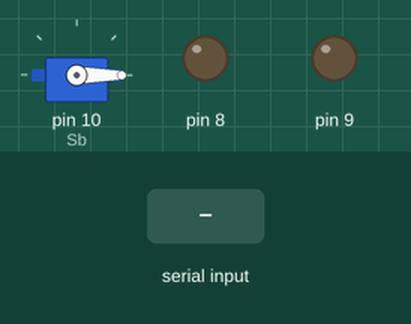
A sketch run on a simulated Arduino Mega 2560, built with avr-gcc and run on an emulated ATmega2560. Shown: servo, output pins drawn as LEDs (lit = HIGH). The inputs (shaded band) are chosen by the test bench.

Above: at 1.2 s.
1.3 s: "3" received over the second serial link
At 2.1 s:
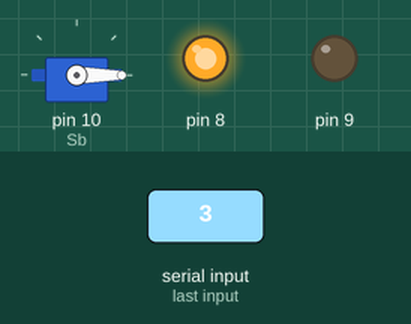
2.8 s: "4" received over the second serial link
At 3.2 s:
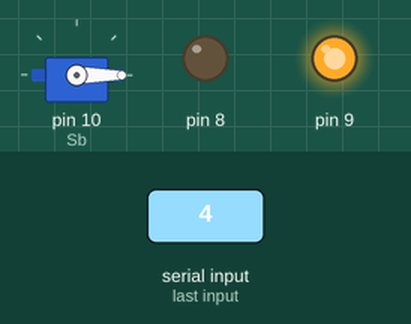
4.3 s: "5" received over the second serial link
At 5.5 s:
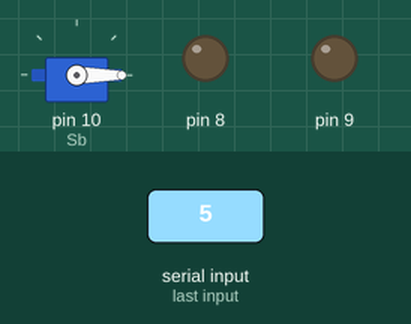
Timing chart, 0 to 7.3 s (numbered marks = the images above; inputs shaded):
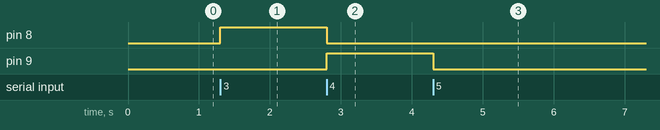

Measured:
- after the input at 1.3 s, pin 8: LOW → HIGH at once
- after the input at 2.8 s, pin 8: HIGH → LOW at once; pin 9: LOW → HIGH at once
- after the input at 4.3 s, pin 9: HIGH → LOW at once

The sketch:

Crane_Pick_and_Place_System.ino
```cpp
#include<Servo.h>
Servo Sb;

void setup() {
  // put your setup code here, to run once:
Serial1.begin(9600);
Sb.attach(10);
pinMode(8,OUTPUT);
pinMode(9,OUTPUT);
digitalWrite(8,LOW);
digitalWrite(9,LOW);
}
int base=0;    // 0 to 180

void loop() {
  // put your main code here, to run repeatedly:

Sb.write(base);

char a;
a=Serial1.read();

{
if(a=='1')           //Counter Clock Wise rotation
{
  Sb.write(base+5);
  base=base+5;
}
else if(a=='2')      //Clock Wise rotation
{
  Sb.write(base-5);
  base=base-5;
}
}
if(a=='3')           //UP
{
digitalWrite(8,HIGH);
digitalWrite(9,LOW);
}
else if(a=='4')     //DOWN
{
digitalWrite(8,LOW);
digitalWrite(9,HIGH);
}
else if(a=='5')     //STOP
{
digitalWrite(8,LOW);
digitalWrite(9,LOW);
}
}
```
